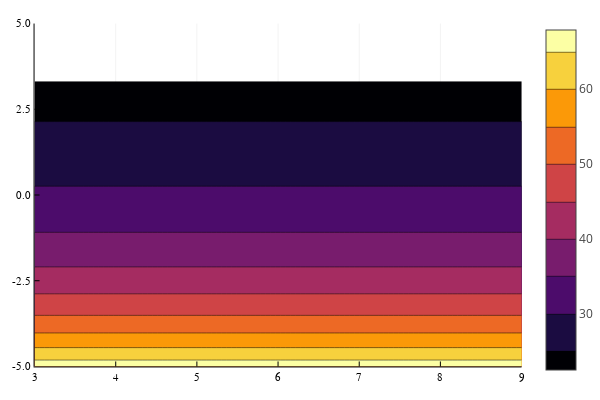

The notebook cell this image was saved under:
### Code cell
contour(rgrid, zgrid, field', levels=nl, linewidth=0, fillrange=true)

### Figure 1 — Plotly figure (JSON) as saved in the notebook; plotly's stock layout.template omitted (floating-point values rounded to 4 significant figures; data arrays with more than 128 entries replaced by an {"elided": "..."} marker saying what was removed)
{"data": [{"colorbar": {"title": ""}, "colorscale": [[0, "rgba(0, 0, 4, 1.000)"], [0.03448, "rgba(4, 3, 20, 1.000)"], [0.06897, "rgba(13, 8, 41, 1.000)"], [0.1034, "rgba(24, 12, 60, 1.000)"], [0.1379, "rgba(38, 12, 81, 1.000)"], [0.1724, "rgba(54, 9, 97, 1.000)"], [0.2069, "rgba(69, 10, 105, 1.000)"], [0.2414, "rgba(84, 15, 109, 1.000)"], [0.2759, "rgba(97, 19, 110, 1.000)"], [0.3103, "rgba(111, 25, 110, 1.000)"], [0.3448, "rgba(125, 30, 109, 1.000)"], [0.3793, "rgba(140, 35, 105, 1.000)"], [0.4138, "rgba(154, 40, 101, 1.000)"], [0.4483, "rgba(166, 45, 96, 1.000)"], [0.4828, "rgba(180, 51, 89, 1.000)"], [0.5172, "rgba(193, 58, 80, 1.000)"], [0.5517, "rgba(206, 67, 71, 1.000)"], [0.5862, "rgba(216, 76, 62, 1.000)"], [0.6207, "rgba(226, 87, 52, 1.000)"], [0.6552, "rgba(235, 100, 41, 1.000)"], [0.6897, "rgba(241, 115, 29, 1.000)"], [0.7241, "rgba(247, 130, 18, 1.000)"], [0.7586, "rgba(250, 144, 8, 1.000)"], [0.7931, "rgba(252, 161, 8, 1.000)"], [0.8276, "rgba(252, 178, 22, 1.000)"], [0.8621, "rgba(250, 196, 42, 1.000)"], [0.8966, "rgba(246, 213, 67, 1.000)"], [0.931, "rgba(243, 229, 93, 1.000)"], [0.9655, "rgba(242, 244, 130, 1.000)"], [1, "rgba(252, 255, 164, 1.000)"]], "contours": {"coloring": "fill", "showlabels": false}, "hoverinfo": "none", "name": "y1", "ncontours": 12, "showlegend": false, "showscale": true, "type": "contour", "x": [3, 3.061, 3.121, 3.182, 3.242, 3.303, 3.364, 3.424, 3.485, 3.545, 3.606, 3.667, 3.727, 3.788, 3.848, 3.909, 3.97, 4.03, 4.091, 4.152, 4.212, 4.273, 4.333, 4.394, 4.455, 4.515, 4.576, 4.636, 4.697, 4.758, 4.818, 4.879, 4.939, 5, 5.061, 5.121, 5.182, 5.242, 5.303, 5.364, 5.424, 5.485, 5.545, 5.606, 5.667, 5.727, 5.788, 5.848, 5.909, 5.97, 6.03, 6.091, 6.152, 6.212, 6.273, 6.333, 6.394, 6.455, 6.515, 6.576, 6.636, 6.697, 6.758, 6.818, 6.879, 6.939, 7, 7.061, 7.121, 7.182, 7.242, 7.303, 7.364, 7.424, 7.485, 7.545, 7.606, 7.667, 7.727, 7.788, 7.848, 7.909, 7.97, 8.03, 8.091, 8.152, 8.212, 8.273, 8.333, 8.394, 8.455, 8.515, 8.576, 8.636, 8.697, 8.758, 8.818, 8.879, 8.939, 9], "xaxis": "x1", "y": [-5, -4.916, -4.832, -4.748, -4.664, -4.58, -4.496, -4.412, -4.328, -4.244, -4.16, -4.076, -3.992, -3.908, -3.824, -3.739, -3.655, -3.571, -3.487, -3.403, -3.319, -3.235, -3.151, -3.067, -2.983, -2.899, -2.815, -2.731, -2.647, -2.563, -2.479, -2.395, -2.311, -2.227, -2.143, -2.059, -1.975, -1.891, -1.807, -1.723, -1.639, -1.555, -1.471, -1.387, -1.303, -1.218, -1.134, -1.05, -0.9664, -0.8824, -0.7983, -0.7143, -0.6303, -0.5462, -0.4622, -0.3782, -0.2941, -0.2101, -0.1261, -0.04202, 0.04202, 0.1261, 0.2101, 0.2941, 0.3782, 0.4622, 0.5462, 0.6303, 0.7143, 0.7983, 0.8824, 0.9664, 1.05, 1.134, 1.218, 1.303, 1.387, 1.471, 1.555, 1.639, 1.723, 1.807, 1.891, 1.975, 2.059, 2.143, 2.227, 2.311, 2.395, 2.479, 2.563, 2.647, 2.731, 2.815, 2.899, 2.983, 3.067, 3.151, 3.235, 3.319, 3.403, 3.487, 3.571, 3.655, 3.739, 3.824, 3.908, 3.992, 4.076, 4.16, 4.244, 4.328, 4.412, 4.496, 4.58, 4.664, 4.748, 4.832, 4.916, 5], "yaxis": "y1", "z": {"elided": "100x120 float values"}, "zmax": 67.91, "zmin": 22.64}], "layout": {"annotations": [], "height": 400, "legend": {"bgcolor": "rgba(255, 255, 255, 1.000)", "bordercolor": "rgba(0, 0, 0, 1.000)", "font": {"color": "rgba(0, 0, 0, 1.000)", "family": "sans-serif", "size": 11}, "tracegroupgap": 0, "x": 1, "y": 1}, "margin": {"b": 20, "l": 0, "r": 0, "t": 20}, "paper_bgcolor": "rgba(255, 255, 255, 1.000)", "plot_bgcolor": "rgba(255, 255, 255, 1.000)", "showlegend": true, "width": 600, "xaxis": {"anchor": "y1", "domain": [0.06582, 0.9934], "gridcolor": "rgba(0, 0, 0, 0.100)", "gridwidth": 0.5, "linecolor": "rgba(0, 0, 0, 1.000)", "mirror": false, "range": [3, 9], "showgrid": true, "showline": true, "showticklabels": true, "tickangle": 0, "tickcolor": "rgb(0, 0, 0)", "tickfont": {"color": "rgba(0, 0, 0, 1.000)", "family": "sans-serif", "size": 11}, "tickmode": "array", "ticks": "inside", "ticktext": ["3", "4", "5", "6", "7", "8", "9"], "tickvals": [3, 4, 5, 6, 7, 8, 9], "title": "", "titlefont": {"color": "rgba(0, 0, 0, 1.000)", "family": "sans-serif", "size": 15}, "type": "-", "visible": true, "zeroline": false, "zerolinecolor": "rgba(0, 0, 0, 1.000)"}, "yaxis": {"anchor": "x1", "domain": [0.03762, 0.9902], "gridcolor": "rgba(0, 0, 0, 0.100)", "gridwidth": 0.5, "linecolor": "rgba(0, 0, 0, 1.000)", "mirror": false, "range": [-5, 5], "showgrid": true, "showline": true, "showticklabels": true, "tickangle": 0, "tickcolor": "rgb(0, 0, 0)", "tickfont": {"color": "rgba(0, 0, 0, 1.000)", "family": "sans-serif", "size": 11}, "tickmode": "array", "ticks": "inside", "ticktext": ["-5.0", "-2.5", "0.0", "2.5", "5.0"], "tickvals": [-5, -2.5, 0, 2.5, 5], "title": "", "titlefont": {"color": "rgba(0, 0, 0, 1.000)", "family": "sans-serif", "size": 15}, "type": "-", "visible": true, "zeroline": false, "zerolinecolor": "rgba(0, 0, 0, 1.000)"}}}
